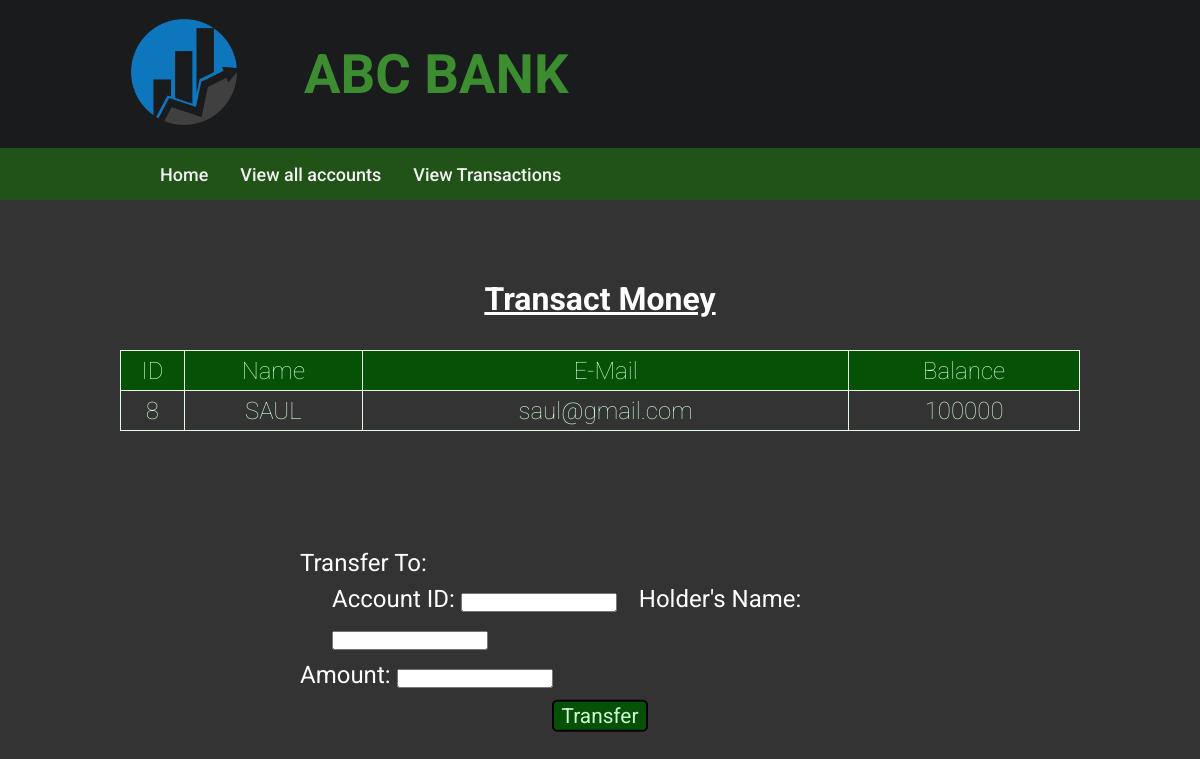
The page /selectedacc.php?id=8 on the database as committed earlier.
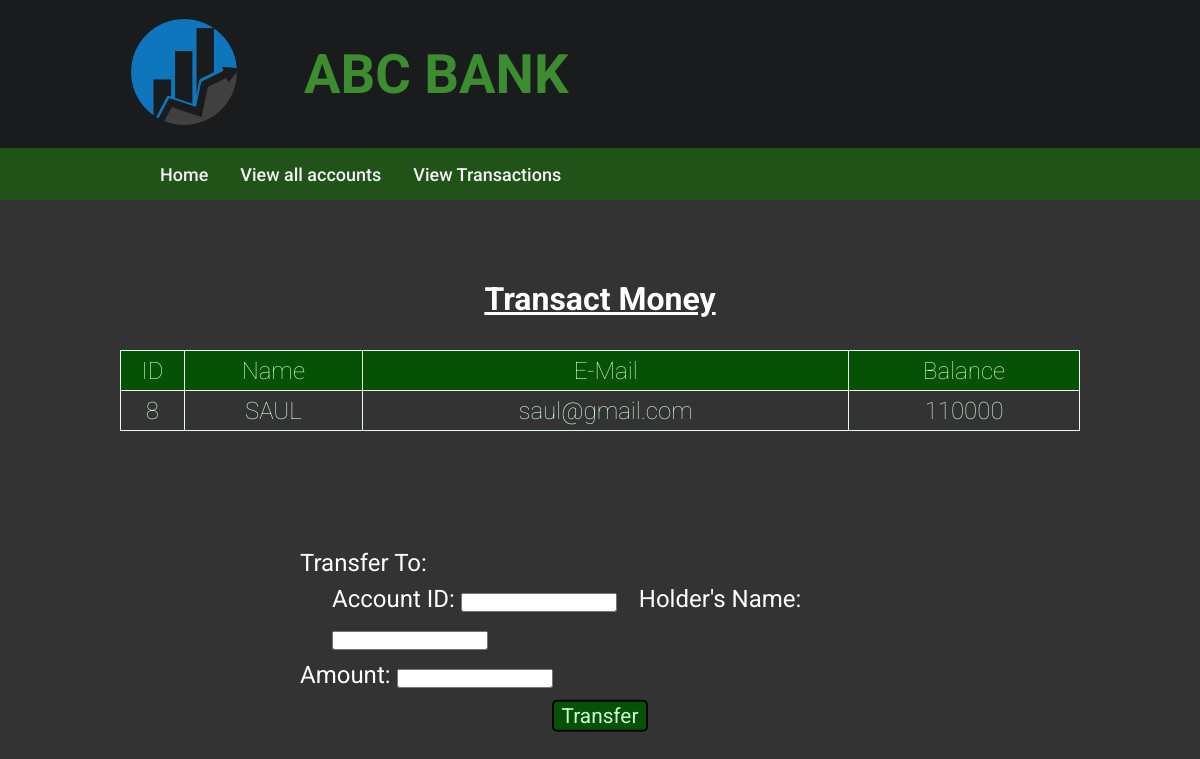
The same page on the database as committed later.
### tables this page shows
CREATE TABLE `user` (
  `id` int(3) NOT NULL AUTO_INCREMENT,
  `name` text NOT NULL,
  `email` varchar(30) NOT NULL,
  `balance` int(8) NOT NULL,
  PRIMARY KEY (`id`)
);

### selectedacc.php (the view, shortened to what this page needs)
<!DOCTYPE html>
<html lang="en">
<head>
  <link rel="stylesheet" href="customers.css">
</head>
<body>
  <div class="container" id="container1">
    <h2><u>Transact Money</u></h2>
    <?php
      include 'config.php';
      $id = $_GET['id'];
      $sql = "SELECT * FROM  user where id=$id";
      $res = mysqli_query($conn, $sql);
      $rows = mysqli_fetch_assoc($res);
    ?>
    <table>
      <tr>
        <th>ID</th>
        <th>Name</th>
        <th>E-Mail</th>
        <th>Balance</th>
      </tr>
      <tr>
        <td><?php echo $rows['id']; ?></td>
        <td><?php echo $rows['name']; ?></td>
        <td><?php echo $rows['email']; ?></td>
        <td><?php echo $rows['balance']; ?></td>
      </tr>
    </table>
    <form name="transfer" method="POST" class="form">
      <label>Transfer To:</label>
      <div class="creds">
        <label>Account ID: </label>
        <input type="number" name="to_id" required>
        <label>Holder's Name: </label>
        <input type="text" name="to_name" required>
      </div>
      <label>Amount: </label>
      <input type="number" name="amount" required>
      <div style="text-align: center;">
        <button type="submit" name="submit" class="tran-btn" style="font-size:1.3rem; height:2rem; width:6rem;">Transfer</button>
      </div>
    </form>
  </div>
</body>
</html>

Rows that differ between the two databases and show on the page:
changed user "SAUL": balance "100000" → "110000"
